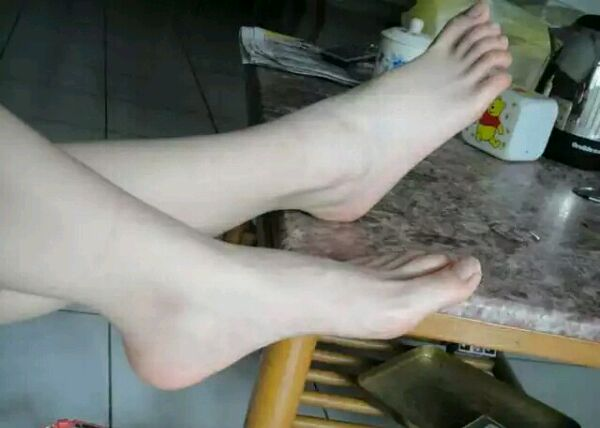
#> input picture KMeans/lady_gaga.jpg, 600 x 428 px
$ python img.py
#> lines starting #> are read from the running program, lines starting #| are printed output that depends on the picture
#-*- coding:utf-8 -*-

#@Time	  :2019-9-10 & 13:06

#!@Author : eric.lucius

#!@File	  :img.py


import matplotlib.pyplot as plt
import matplotlib.image as mimage
import pylab

image=mimage.imread('lady_gaga.jpg')
#> image is the input picture: shape (428, 600, 3); mean R, G, B 118.3, 121.7, 114.3

print(image.shape)
#| (428, 600, 3)

# 行 nrow，列 ncol，数据总数 N
nrow=image.shape[0]
#> nrow = 428
ncol=image.shape[1]
#> ncol = 600

print(nrow,ncol)
#| 428 600
print(mimage)
print("--------------------------")
# [10 lines of commented-out code are left out]

image=image.reshape(600,428,3)
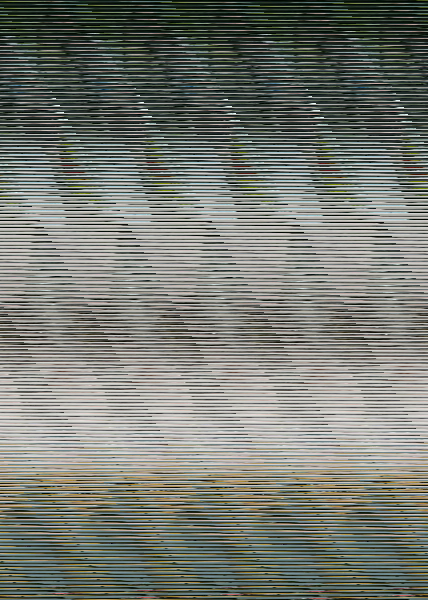
#> image: shape (600, 428, 3); mean R, G, B 118.3, 121.7, 114.3

print(image.shape)
#| (600, 428, 3)

plt.imshow(image)
plt.axis('off')
plt.show()
